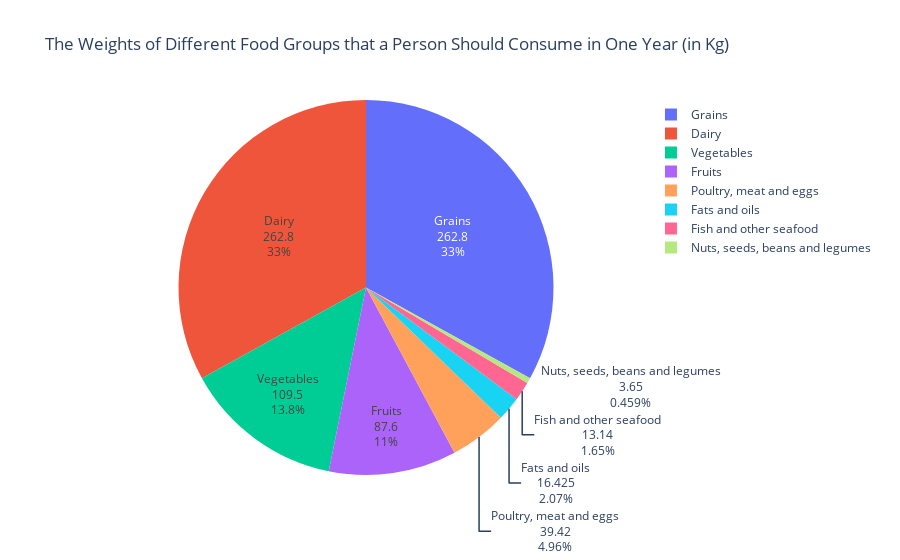

The notebook cell this image was saved under:
### Markdown cell above
The top 3 food groups are: grains, vegetables and fruits, which collectively make up 65% of a healthy diet. Health experts recommend eating meat in low quantities. Meat is only 5% of a healthy diet while fish, which is a healthier source of protein, should account for 13% of a healthy diet. 

Because different food groups have different weights, the healthy diet looks different when considering the weight of each food group. As shown in the below chart, grains and dairy account for 66% of healthy diet when looking at food group weights. This is because vegetables and fruits are lighter than grains and dairy.

### Code cell
# Draw the Weight of each food group in a Healthy Diet
draw_pie_chart(labels=recommended_food_serving_df['food_group'], 
               values=recommended_food_serving_df['total_yearly_consumption(kg)'], 
               chart_title='The Weights of Different Food Groups that a Person Should Consume in One Year (in Kg)', 
               textinfo='label+value+percent', 
               colors = None)

### Figure 1 — Plotly figure (JSON) as saved in the notebook; plotly's stock layout.template omitted (floating-point values rounded to 4 significant figures)
{"data": [{"labels": ["Vegetables", "Fruits", "Grains", "Dairy", "Poultry, meat and eggs", "Fish and other seafood", "Nuts, seeds, beans and legumes", "Fats and oils"], "textinfo": "label+value+percent", "type": "pie", "values": [109.5, 87.6, 262.8, 262.8, 39.42, 13.14, 3.65, 16.43]}], "layout": {"title": {"text": "The Weights of Different Food Groups that a Person Should Consume in One Year (in Kg)"}}}
